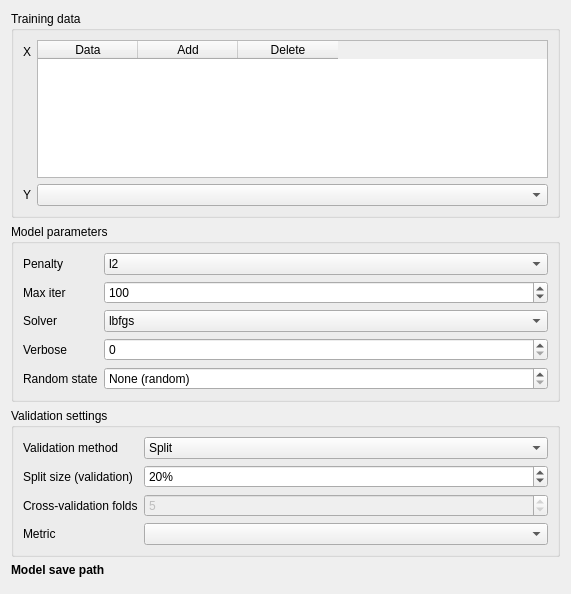
<?xml version="1.0" encoding="UTF-8"?>
<ui version="4.0">
 <class>Form</class>
 <widget class="QWidget" name="Form">
  <property name="geometry">
   <rect>
    <x>0</x>
    <y>0</y>
    <width>571</width>
    <height>594</height>
   </rect>
  </property>
  <property name="sizePolicy">
   <sizepolicy hsizetype="Preferred" vsizetype="Preferred">
    <horstretch>0</horstretch>
    <verstretch>0</verstretch>
   </sizepolicy>
  </property>
  <property name="minimumSize">
   <size>
    <width>0</width>
    <height>0</height>
   </size>
  </property>
  <property name="maximumSize">
   <size>
    <width>16777215</width>
    <height>16777215</height>
   </size>
  </property>
  <property name="windowTitle">
   <string>Form</string>
  </property>
  <layout class="QVBoxLayout" name="verticalLayout">
   <item>
    <widget class="QGroupBox" name="plot_data_box_2">
     <property name="sizePolicy">
      <sizepolicy hsizetype="Preferred" vsizetype="Maximum">
       <horstretch>0</horstretch>
       <verstretch>0</verstretch>
      </sizepolicy>
     </property>
     <property name="title">
      <string>Training data</string>
     </property>
     <layout class="QFormLayout" name="formLayout">
      <item row="0" column="0">
       <widget class="QLabel" name="training_data_label">
        <property name="text">
         <string>X</string>
        </property>
       </widget>
      </item>
      <item row="1" column="0">
       <widget class="QLabel" name="y_label">
        <property name="text">
         <string>Y</string>
        </property>
       </widget>
      </item>
      <item row="1" column="1">
       <widget class="QgsMapLayerComboBox" name="y"/>
      </item>
      <item row="0" column="1">
       <widget class="QTableWidget" name="training_data">
        <property name="sizePolicy">
         <sizepolicy hsizetype="Expanding" vsizetype="Preferred">
          <horstretch>0</horstretch>
          <verstretch>0</verstretch>
         </sizepolicy>
        </property>
        <property name="minimumSize">
         <size>
          <width>0</width>
          <height>75</height>
         </size>
        </property>
        <column>
         <property name="text">
          <string>Data</string>
         </property>
        </column>
        <column>
         <property name="text">
          <string>Add</string>
         </property>
        </column>
        <column>
         <property name="text">
          <string>Delete</string>
         </property>
        </column>
       </widget>
      </item>
     </layout>
    </widget>
   </item>
   <item>
    <widget class="QgsCollapsibleGroupBox" name="parameter_box">
     <property name="title">
      <string>Model parameters</string>
     </property>
     <property name="collapsed">
      <bool>false</bool>
     </property>
     <layout class="QFormLayout" name="formLayout_3">
      <item row="0" column="0">
       <widget class="QLabel" name="penalty_label">
        <property name="text">
         <string>Penalty</string>
        </property>
       </widget>
      </item>
      <item row="0" column="1">
       <widget class="QComboBox" name="penalty">
        <property name="currentIndex">
         <number>0</number>
        </property>
        <item>
         <property name="text">
          <string>l2</string>
         </property>
        </item>
        <item>
         <property name="text">
          <string>l1</string>
         </property>
        </item>
        <item>
         <property name="text">
          <string>elasicnet</string>
         </property>
        </item>
        <item>
         <property name="text">
          <string>None</string>
         </property>
        </item>
       </widget>
      </item>
      <item row="1" column="0">
       <widget class="QLabel" name="max_iter_label">
        <property name="text">
         <string>Max iter</string>
        </property>
       </widget>
      </item>
      <item row="2" column="0">
       <widget class="QLabel" name="solver_label">
        <property name="text">
         <string>Solver</string>
        </property>
       </widget>
      </item>
      <item row="2" column="1">
       <widget class="QComboBox" name="solver">
        <item>
         <property name="text">
          <string>lbfgs</string>
         </property>
        </item>
        <item>
         <property name="text">
          <string>liblinear</string>
         </property>
        </item>
        <item>
         <property name="text">
          <string>newton-cg</string>
         </property>
        </item>
        <item>
         <property name="text">
          <string>newton-cholesky</string>
         </property>
        </item>
        <item>
         <property name="text">
          <string>sag</string>
         </property>
        </item>
        <item>
         <property name="text">
          <string>saga</string>
         </property>
        </item>
       </widget>
      </item>
      <item row="3" column="0">
       <widget class="QLabel" name="verbose_label">
        <property name="text">
         <string>Verbose</string>
        </property>
       </widget>
      </item>
      <item row="4" column="0">
       <widget class="QLabel" name="random_state_label">
        <property name="text">
         <string>Random state</string>
        </property>
       </widget>
      </item>
      <item row="1" column="1">
       <widget class="QgsSpinBox" name="max_iter">
        <property name="minimum">
         <number>1</number>
        </property>
        <property name="maximum">
         <number>1000</number>
        </property>
        <property name="value">
         <number>100</number>
        </property>
       </widget>
      </item>
      <item row="3" column="1">
       <widget class="QgsSpinBox" name="verbose">
        <property name="maximum">
         <number>1</number>
        </property>
       </widget>
      </item>
      <item row="4" column="1">
       <widget class="QgsSpinBox" name="random_state">
        <property name="specialValueText">
         <string>None (random)</string>
        </property>
        <property name="minimum">
         <number>-1</number>
        </property>
        <property name="maximum">
         <number>10000</number>
        </property>
        <property name="value">
         <number>-1</number>
        </property>
       </widget>
      </item>
     </layout>
    </widget>
   </item>
   <item>
    <widget class="QgsCollapsibleGroupBox" name="validation_box">
     <property name="title">
      <string>Validation settings</string>
     </property>
     <layout class="QFormLayout" name="formLayout_2">
      <item row="0" column="0">
       <widget class="QLabel" name="validation_method_label">
        <property name="text">
         <string>Validation method</string>
        </property>
       </widget>
      </item>
      <item row="0" column="1">
       <widget class="QComboBox" name="validation_method">
        <item>
         <property name="text">
          <string>Split</string>
         </property>
        </item>
        <item>
         <property name="text">
          <string>K-fold CV</string>
         </property>
        </item>
        <item>
         <property name="text">
          <string>Stratified k-fold CV</string>
         </property>
        </item>
        <item>
         <property name="text">
          <string>Leave-one-out CV</string>
         </property>
        </item>
        <item>
         <property name="text">
          <string>None</string>
         </property>
        </item>
       </widget>
      </item>
      <item row="1" column="0">
       <widget class="QLabel" name="split_size_label">
        <property name="text">
         <string>Split size (validation)</string>
        </property>
       </widget>
      </item>
      <item row="2" column="0">
       <widget class="QLabel" name="cv_folds_label">
        <property name="text">
         <string>Cross-validation folds</string>
        </property>
       </widget>
      </item>
      <item row="2" column="1">
       <widget class="QgsSpinBox" name="cv_folds">
        <property name="enabled">
         <bool>false</bool>
        </property>
        <property name="minimum">
         <number>2</number>
        </property>
        <property name="value">
         <number>5</number>
        </property>
       </widget>
      </item>
      <item row="3" column="0">
       <widget class="QLabel" name="validation_metric_label">
        <property name="text">
         <string>Metric</string>
        </property>
       </widget>
      </item>
      <item row="3" column="1">
       <widget class="QComboBox" name="validation_metric"/>
      </item>
      <item row="1" column="1">
       <widget class="QgsSpinBox" name="split_size">
        <property name="suffix">
         <string>%</string>
        </property>
        <property name="minimum">
         <number>1</number>
        </property>
        <property name="maximum">
         <number>99</number>
        </property>
        <property name="value">
         <number>20</number>
        </property>
       </widget>
      </item>
     </layout>
    </widget>
   </item>
   <item>
    <widget class="QLabel" name="label_20">
     <property name="font">
      <font>
       <weight>75</weight>
       <bold>true</bold>
      </font>
     </property>
     <property name="text">
      <string>Model save path</string>
     </property>
     <property name="alignment">
      <set>Qt::AlignBottom|Qt::AlignLeading|Qt::AlignLeft</set>
     </property>
    </widget>
   </item>
   <item>
    <widget class="QgsFileWidget" name="model_save_path"/>
   </item>
  </layout>
 </widget>
 <customwidgets>
  <customwidget>
   <class>QgsCollapsibleGroupBox</class>
   <extends>QGroupBox</extends>
   <header>qgscollapsiblegroupbox.h</header>
   <container>1</container>
  </customwidget>
  <customwidget>
   <class>QgsFileWidget</class>
   <extends>QWidget</extends>
   <header>qgsfilewidget.h</header>
   <container>1</container>
  </customwidget>
  <customwidget>
   <class>QgsMapLayerComboBox</class>
   <extends>QComboBox</extends>
   <header>qgsmaplayercombobox.h</header>
  </customwidget>
  <customwidget>
   <class>QgsSpinBox</class>
   <extends>QSpinBox</extends>
   <header>qgsspinbox.h</header>
  </customwidget>
 </customwidgets>
 <resources/>
 <connections/>
</ui>
